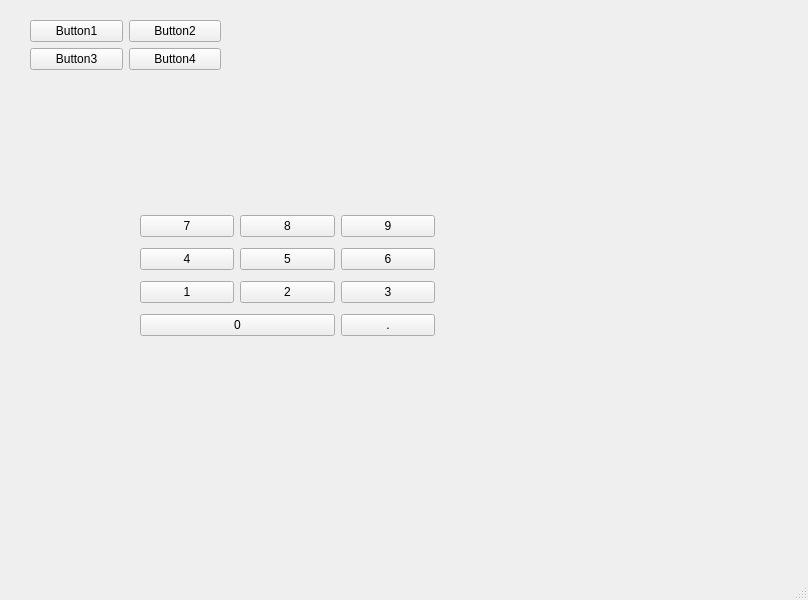
<?xml version="1.0" encoding="UTF-8"?>
<ui version="4.0">
 <class>MainWindow</class>
 <widget class="QMainWindow" name="MainWindow">
  <property name="geometry">
   <rect>
    <x>0</x>
    <y>0</y>
    <width>808</width>
    <height>600</height>
   </rect>
  </property>
  <property name="windowTitle">
   <string>MainWindow</string>
  </property>
  <widget class="QWidget" name="centralwidget">
   <widget class="QWidget" name="">
    <property name="geometry">
     <rect>
      <x>30</x>
      <y>20</y>
      <width>191</width>
      <height>51</height>
     </rect>
    </property>
    <layout class="QGridLayout" name="gridLayout">
     <item row="0" column="0">
      <widget class="QPushButton" name="pushButton">
       <property name="text">
        <string>Button1</string>
       </property>
      </widget>
     </item>
     <item row="0" column="1">
      <widget class="QPushButton" name="pushButton_2">
       <property name="text">
        <string>Button2</string>
       </property>
      </widget>
     </item>
     <item row="1" column="0">
      <widget class="QPushButton" name="pushButton_3">
       <property name="text">
        <string>Button3</string>
       </property>
      </widget>
     </item>
     <item row="1" column="1">
      <widget class="QPushButton" name="pushButton_4">
       <property name="text">
        <string>Button4</string>
       </property>
      </widget>
     </item>
    </layout>
   </widget>
   <widget class="QWidget" name="">
    <property name="geometry">
     <rect>
      <x>140</x>
      <y>210</y>
      <width>295</width>
      <height>135</height>
     </rect>
    </property>
    <layout class="QGridLayout" name="gridLayout_2">
     <item row="0" column="0">
      <widget class="QPushButton" name="pushButton_5">
       <property name="text">
        <string>7</string>
       </property>
      </widget>
     </item>
     <item row="0" column="1">
      <widget class="QPushButton" name="pushButton_6">
       <property name="text">
        <string>8</string>
       </property>
      </widget>
     </item>
     <item row="0" column="2">
      <widget class="QPushButton" name="pushButton_7">
       <property name="text">
        <string>9</string>
       </property>
      </widget>
     </item>
     <item row="1" column="0">
      <widget class="QPushButton" name="pushButton_8">
       <property name="text">
        <string>4</string>
       </property>
      </widget>
     </item>
     <item row="1" column="1">
      <widget class="QPushButton" name="pushButton_9">
       <property name="text">
        <string>5</string>
       </property>
      </widget>
     </item>
     <item row="1" column="2">
      <widget class="QPushButton" name="pushButton_10">
       <property name="text">
        <string>6</string>
       </property>
      </widget>
     </item>
     <item row="2" column="0">
      <widget class="QPushButton" name="pushButton_11">
       <property name="text">
        <string>1</string>
       </property>
      </widget>
     </item>
     <item row="2" column="1">
      <widget class="QPushButton" name="pushButton_12">
       <property name="text">
        <string>2</string>
       </property>
      </widget>
     </item>
     <item row="2" column="2">
      <widget class="QPushButton" name="pushButton_13">
       <property name="text">
        <string>3</string>
       </property>
      </widget>
     </item>
     <item row="3" column="0" colspan="2">
      <widget class="QPushButton" name="pushButton_14">
       <property name="text">
        <string>0</string>
       </property>
      </widget>
     </item>
     <item row="3" column="2">
      <widget class="QPushButton" name="pushButton_15">
       <property name="text">
        <string>.</string>
       </property>
      </widget>
     </item>
    </layout>
   </widget>
  </widget>
  <widget class="QMenuBar" name="menubar">
   <property name="geometry">
    <rect>
     <x>0</x>
     <y>0</y>
     <width>808</width>
     <height>26</height>
    </rect>
   </property>
  </widget>
  <widget class="QStatusBar" name="statusbar"/>
 </widget>
 <resources/>
 <connections/>
</ui>
